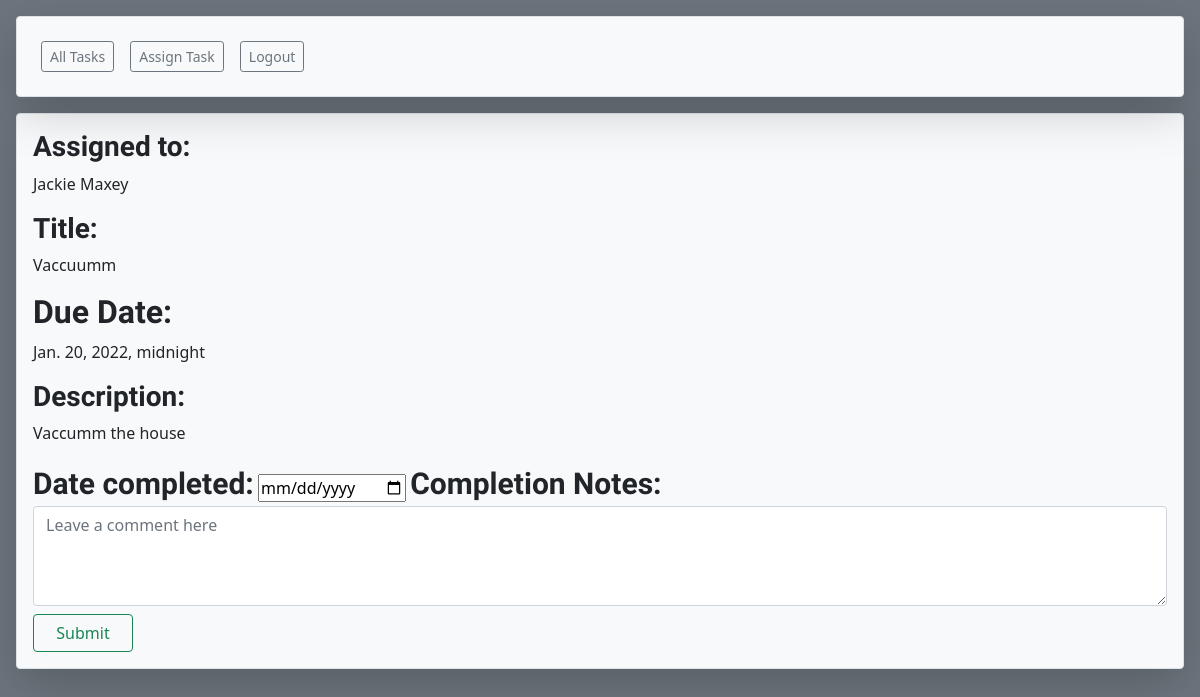
/complete_task/3, run on the app's committed database.
### team_task_manager_app/models.py (models this page shows)
class User(models.Model):
    first_name = models.CharField(max_length=255)
    last_name = models.CharField(max_length=255)
    email = models.CharField(max_length=255)
    password = models.CharField(max_length=255)
    phone_number = models.CharField(max_length=255)
    objects = UserManager()
    created_at = models.DateTimeField(auto_now_add=True)
    updated_at = models.DateTimeField(auto_now=True)

class Task(models.Model):
    title = models.CharField(max_length=255)
    description = models.TextField()
    due_date = models.DateTimeField(null=True)
    creator = models.ForeignKey(User, related_name="has_created_task", on_delete=models.CASCADE)
    assigned_user = ManyToManyField(User, related_name="users_tasks")
    user_likes = models.ManyToManyField(User, related_name='liked_posts')
    created_at = models.DateTimeField(auto_now_add=True)
    updated_at = models.DateTimeField(auto_now=True)
    objects = TaskManager()

### team_task_manager_app/views.py (the view)
# urls.py: path('complete_task/<int:id>', views.complete_task),
def complete_task(request, id):
    context = {
        'task':Task.objects.get(id = id)
    }
    return render(request,'complete_task.html', context)

### team_task_manager_app/templates/complete_task.html (shortened to what this page needs)
<!DOCTYPE html>
<html lang="en">
<head>
    {% load static %}
    <link href="https://cdn.jsdelivr.net/npm/bootstrap@5.0.2/dist/css/bootstrap.min.css" rel="stylesheet">
    <link rel="stylesheet" href="{% static 'all_tasks.css' %}">
</head>
<body class="bg-secondary">
    <div class="m-3">
        <nav id ="nav" class="navbar bg-light navbar-expand-lg navbar-light shadow-lg p-3 mb-1 border rounded" >
            <div class="collapse navbar-collapse" id="navbarSupportedContent">
            <ul class="navbar-nav mr-auto" >
                <li class="nav-item active">
                <a class="btn btn-sm btn-outline-secondary m-2" href="/all_tasks">All Tasks</a>
                </li>
                <li class="nav-item">
                <a class="btn btn-sm btn-outline-secondary m-2" href="/create_task">Assign Task</a>
                </li>
                <li class="nav-item">
                    <a class="btn btn-sm btn-outline-secondary m-2" href="/logout">Logout</a>
                </li>
            </ul>
            </div>
        </nav>
    </div>
    <div id ="header" class="border bg-light shadow-lg rounded-2 m-3 p-3">
        <div class="d-flex flex-column justify-content-around">
            <div class="input_block">
                <h3>Assigned to:</h3>
                {% for user in task.assigned_user.all %}
                <p>{{user.first_name}} {{user.last_name}}</p>
                {% endfor %}
            </div>
            <div class="input_block" class = "">
            <h3>Title:</h3>
            <p>{{task.title}}</p>
            <h2>Due Date:</h2>
            <p>{{task.due_date}}</p>
            </div>
        <div id="task_desc" class="">
            <h3>Description:</h3>
            <p>{{task.description}}</p>
        </div>
    </div>
    <div class="form-group">
        <form action="/task_completion/{{task.id}}" method="POST">
            <label for="">Date completed:</label>
            <input type="date" value="" name="completion_date">
            <label for="">Completion Notes:</label>
            <textarea class="form-control" placeholder="Leave a comment here" id="floatingTextarea2" style="height: 100px" name="completion_notes"></textarea>
            <button class="btn btn-outline-success mt-2" style="width: 100px;">Submit</button>
        </form>
    </div>
</div>
</body>
</html>

### team_task_manager_app/static/all_tasks.css (style rules this page uses)
body { background-color: #D9E2EC; }
h3,h2,h1, label { font-family: "Sofia", sans-serif; font-weight: bold; }
label { font-size: 30px; }

### data on the page
User: first_name "Jackie", last_name "Maxey"
Task: title "Vaccuumm", due_date "Jan. 20, 2022, midnight", description "Vaccumm the house"
